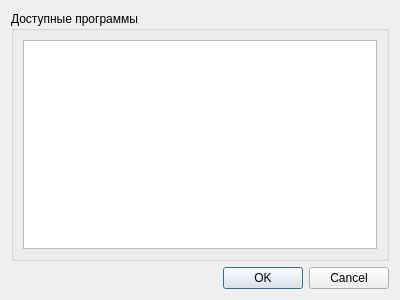
<?xml version="1.0" encoding="UTF-8"?>
<ui version="4.0">
 <class>SelectCodeDialog</class>
 <widget class="QDialog" name="SelectCodeDialog">
  <property name="windowModality">
   <enum>Qt::WindowModal</enum>
  </property>
  <property name="geometry">
   <rect>
    <x>0</x>
    <y>0</y>
    <width>400</width>
    <height>300</height>
   </rect>
  </property>
  <property name="windowTitle">
   <string>Dialog</string>
  </property>
  <layout class="QVBoxLayout" name="verticalLayout">
   <item>
    <widget class="QGroupBox" name="groupBox">
     <property name="title">
      <string>Доступные программы</string>
     </property>
     <layout class="QVBoxLayout" name="verticalLayout_2">
      <item>
       <widget class="QListWidget" name="lstCodeList">
        <property name="selectionBehavior">
         <enum>QAbstractItemView::SelectRows</enum>
        </property>
       </widget>
      </item>
     </layout>
    </widget>
   </item>
   <item>
    <widget class="QDialogButtonBox" name="buttonBox">
     <property name="orientation">
      <enum>Qt::Horizontal</enum>
     </property>
     <property name="standardButtons">
      <set>QDialogButtonBox::Cancel|QDialogButtonBox::Ok</set>
     </property>
    </widget>
   </item>
  </layout>
 </widget>
 <resources/>
 <connections>
  <connection>
   <sender>buttonBox</sender>
   <signal>accepted()</signal>
   <receiver>SelectCodeDialog</receiver>
   <slot>accept()</slot>
   <hints>
    <hint type="sourcelabel">
     <x>248</x>
     <y>254</y>
    </hint>
    <hint type="destinationlabel">
     <x>157</x>
     <y>274</y>
    </hint>
   </hints>
  </connection>
  <connection>
   <sender>buttonBox</sender>
   <signal>rejected()</signal>
   <receiver>SelectCodeDialog</receiver>
   <slot>reject()</slot>
   <hints>
    <hint type="sourcelabel">
     <x>316</x>
     <y>260</y>
    </hint>
    <hint type="destinationlabel">
     <x>286</x>
     <y>274</y>
    </hint>
   </hints>
  </connection>
 </connections>
</ui>
